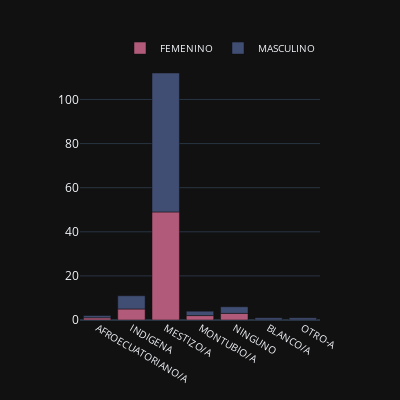

Notebook code cell kept with this figure:
### Code cell
df_etnia = asambleistas.groupby(['SEXO','ETNIA'])['ETNIA'].count().reset_index(name='VALUE')
fig_etnia = px.bar(df_etnia, x='ETNIA', y='VALUE', color='SEXO', 
                   color_discrete_map={'FEMENINO':'rgba( 178, 90, 122 ,1)','MASCULINO':'rgba(  65, 78, 115 , 1)'}, 
               custom_data=['VALUE','ETNIA','SEXO'],height=400, width=400, template="plotly_dark")
legend_type_2 = dict(title_font_family="Times New Roman",font=dict(size= 10),orientation="h",yanchor="bottom",y=0.99,x=1,xanchor="right")
fig_etnia.update_layout(legend=legend_type_2,legend_title="",autosize=True,yaxis_title=None,xaxis_title=None,)
fig_etnia.update_xaxes(visible=True, showticklabels=True, tickfont_size=10)
fig_etnia.show()

### Figure 1 — Plotly figure (JSON) as saved in the notebook; plotly's stock layout.template omitted (floating-point values rounded to 4 significant figures)
{"data": [{"alignmentgroup": "True", "customdata": [[1, "AFROECUATORIANO/A", "FEMENINO"], [5, "INDIGENA", "FEMENINO"], [49, "MESTIZO/A", "FEMENINO"], [2, "MONTUBIO/A", "FEMENINO"], [3, "NINGUNO", "FEMENINO"]], "hovertemplate": "SEXO=FEMENINO<br>ETNIA=%{x}<br>VALUE=%{y}<extra></extra>", "legendgroup": "FEMENINO", "marker": {"color": "rgba( 178, 90, 122 ,1)", "pattern": {"shape": ""}}, "name": "FEMENINO", "offsetgroup": "FEMENINO", "orientation": "v", "showlegend": true, "textposition": "auto", "type": "bar", "x": ["AFROECUATORIANO/A", "INDIGENA", "MESTIZO/A", "MONTUBIO/A", "NINGUNO"], "xaxis": "x", "y": [1, 5, 49, 2, 3], "yaxis": "y"}, {"alignmentgroup": "True", "customdata": [[1, "AFROECUATORIANO/A", "MASCULINO"], [1, "BLANCO/A", "MASCULINO"], [6, "INDIGENA", "MASCULINO"], [63, "MESTIZO/A", "MASCULINO"], [2, "MONTUBIO/A", "MASCULINO"], [3, "NINGUNO", "MASCULINO"], [1, "OTRO-A", "MASCULINO"]], "hovertemplate": "SEXO=MASCULINO<br>ETNIA=%{x}<br>VALUE=%{y}<extra></extra>", "legendgroup": "MASCULINO", "marker": {"color": "rgba(  65, 78, 115 , 1)", "pattern": {"shape": ""}}, "name": "MASCULINO", "offsetgroup": "MASCULINO", "orientation": "v", "showlegend": true, "textposition": "auto", "type": "bar", "x": ["AFROECUATORIANO/A", "BLANCO/A", "INDIGENA", "MESTIZO/A", "MONTUBIO/A", "NINGUNO", "OTRO-A"], "xaxis": "x", "y": [1, 1, 6, 63, 2, 3, 1], "yaxis": "y"}], "layout": {"autosize": true, "barmode": "relative", "height": 400, "legend": {"font": {"size": 10}, "orientation": "h", "title": {"text": ""}, "tracegroupgap": 0, "x": 1, "xanchor": "right", "y": 0.99, "yanchor": "bottom"}, "margin": {"t": 60}, "width": 400, "xaxis": {"anchor": "y", "domain": [0, 1], "showticklabels": true, "tickfont": {"size": 10}, "title": {}, "visible": true}, "yaxis": {"anchor": "x", "domain": [0, 1], "title": {}}}}
